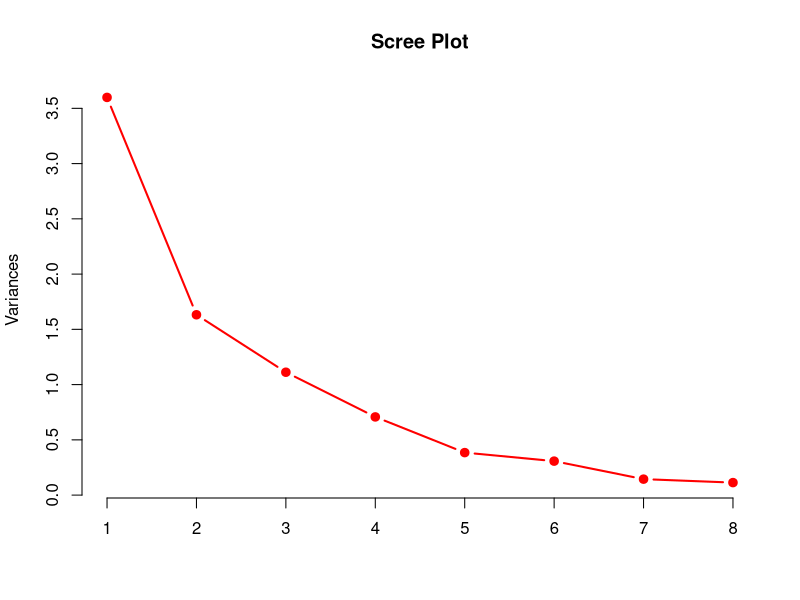
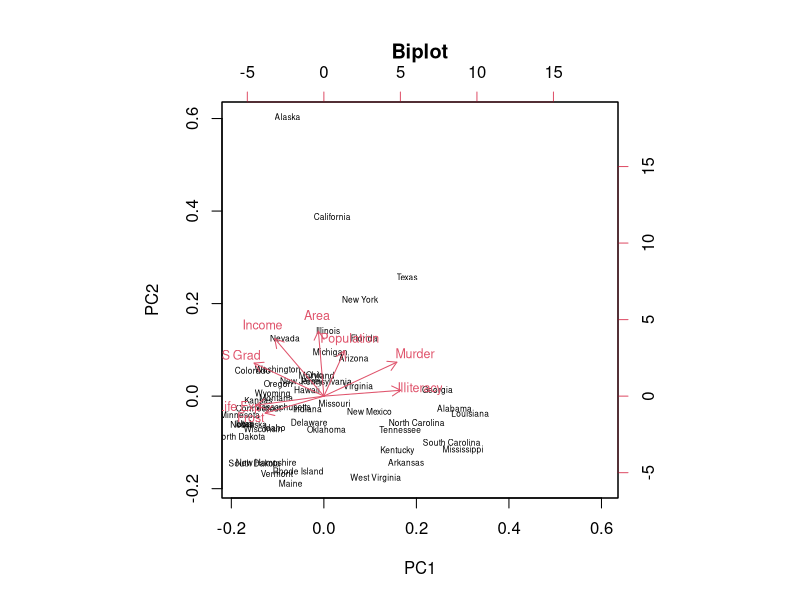

Write the R code that produced these figures, in order.
# Principal component analysis ----

str(state.x77)

colnames(state.x77)

# prcomp ----
# princomp, psych::principal 다 가능.
# scale = TRUE로 지정하여 모든 변수가 표준편차 1을 갖도록 표준화 해준다. 
pca <- prcomp(state.x77, scale = TRUE)
summary(pca)

plot(pca, type = 'l', pch = 19, lwd = 2, col = 'red', main = 'Scree Plot')

# prcomp 함수는 서분적재값을 계산하여 주성분 객체의 rotation 원소에 행렬 형식으로 성분적재값(component loading)을 저장함.
# 성분 적재값은 성분과 변수 간의 상관 정도를 나타내며 값이 클수록 성분과 변수 간 관련성이 높다는 것을 의미.

pca$rotation

# 성분적재값을 바탕으로 각 성분을 기존 변수들의 선형결합으로 바꿀 수 있다. 
# 이렇게 선형결합으로 나온 성분 값을 성분점수(component score)라고 한다.
#
round(scale(state.x77) %*% pca$rotation, 3)

round(pca$x, 3)

# pca를 계산할 때 eigen value가 큰 부분을 하나의 eigen vector로 설정하고, 그 vector를 통해 만들어지는 span으로 기저를 만들고
# 그 기저로 변수들을 정사영시켜 
# PCA 의 성분점수로 출력하는 것으로 알고 있습니다. 
# 정사영 시키는 값이기 때문에 만약 데이터가 다양체로 구성되어 있다면 정사영 시킨 값이 작게 나타낼 것이고, 
# 이 경우 t-SNE로 각 변수간의 유사도를 반영하여 차원 축소를 한다고 알고 있습니다.
# 하지만 데이터를 직접 다루지 않고는 데이터셋이 manifold인지 linear인지 알 수 없습니다. 
# 그럴때에는 직접 해보는 수 밖에 없나요 ? 아니면 선형성 검정을 먼저 수행한 후 분석을 진행해야되는 건가요 ?

round(pca$x[,c(1, 2)], 3)

round(cor(pca$x), 3)

# biplot ----
# 주성분분석의 결과를 시각적으로 살펴볼 때 가장 많이 사용하는 함수
biplot(pca, cex=c(0.5, 0.75), main = 'Biplot')


